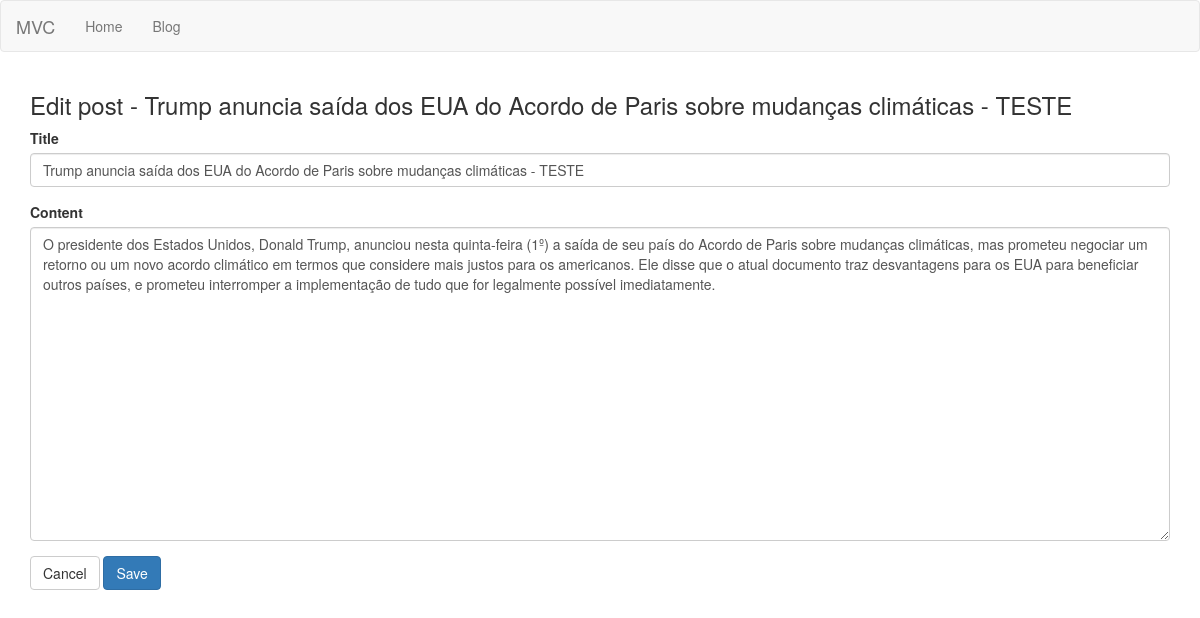
Before: /posts/4/edit with the older database file.
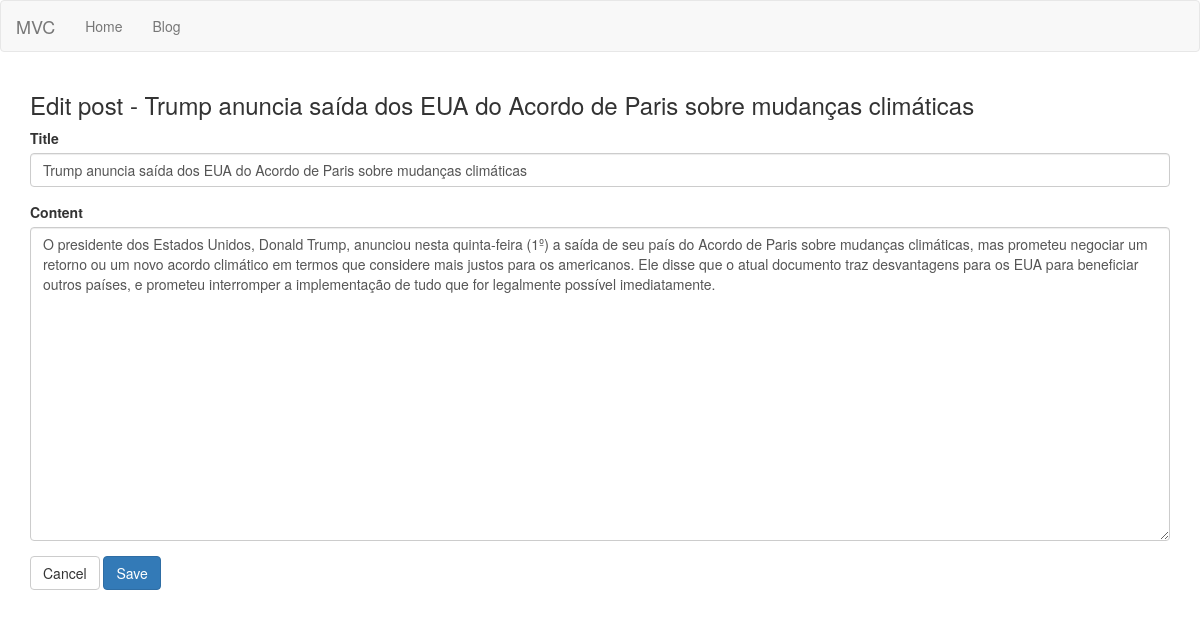
After: the same page with the newer database file.
### tables this page shows
CREATE TABLE posts (id INTEGER CONSTRAINT posts_index PRIMARY KEY ASC AUTOINCREMENT, title VARCHAR (255) NOT NULL, content TEXT NOT NULL);

### app/Controllers/PostsController.php (called while the page is built, shortened)
<?php
class PostsController extends BaseController
{
   private $post;
   public function __construct()
   {
      $this->post = Container::getModel("Post");
   }
   public function edit($id)
   {
      $this->view->post = $this->post->find($id);
      $this->renderView('posts/edit', 'layout');
   }
}

### core/bootstrap.php (called while the page is built, shortened)
<?php
$routes = require_once __DIR__ . "/../app/routes.php";
$route = new \Core\Route($routes);

### public/index.php (called while the page is built, shortened)
<?php
require_once __DIR__ . "/../core/bootstrap.php";

### core/BaseModel.php (called while the page is built, shortened)
<?php
abstract class BaseModel
{
   private $pdo;
   protected $table;
   public function __construct(PDO $pdo)
   {
      $this->pdo = $pdo;
   }
   public function find($id)
   {
      $query = "SELECT * FROM {$this->table} WHERE id = :id";
      $stmt = $this->pdo->prepare($query);
      $stmt->bindValue(":id", $id);
      $stmt->execute();
      $result = $stmt->fetch();
      return $result;
   }
}

### core/Database.php (called while the page is built, shortened)
<?php
class Database
{
	public static function getDatabase()
   {
	   $conf = require_once __DIR__ . "/../app/database.php";
		if($conf['driver']=='sqlite'){
			$sqlite = __DIR__  . "/../storage/database/" . $conf['sqlite']['host'];
			$sqlite = "sqlite:".$sqlite;
			try{
				 $pdo = new PDO($sqlite);
				 $pdo->setAttribute(PDO::ATTR_ERRMODE,PDO::ERRMODE_EXCEPTION);
				 $pdo->setAttribute(PDO::ATTR_DEFAULT_FETCH_MODE,PDO::FETCH_OBJ);
				 return $pdo;
			}
			catch (PDOException $e){
				echo $e->getMessage();
			}
		} else if ($conf['driver']=='mysql'){
		     $host = $config['mysql']['host'];
			  $db_name = $config['mysql']['db_name'];
			  $username = $config['mysql']['db_username'];
			  $password = $config['mysql']['db_password'];
			  $charset = $conf['mysql']['charset'];
			  $collation = $conf['mysql']['collation'];
			try{
				$pdo = new PDO("mysql:host=$host;dbname=$db_name;charset=$charset", $username, $password);
				print_r ($pdo);
				$pdo->setAttribute(PDO::ATTR_ERRMODE,PDO::ERRMODE_EXCEPTION);
				$pdo->setAttribute(PDO::MYSQL_ATTR_INIT_COMMAND, "SET NAMES '$charset' COLLATE '$collation'");
				$pdo->setAttribute(PDO::ATTR_DEFAULT_FETCH_MODE,PDO::FETCH_OBJ);
				return $pdo;
			}
			catch (PDOException $e){
				echo $e->getMessage();
			}
		}
   }
}

### core/Container.php (called while the page is built, shortened)
<?php
class Container
{
   public static function getModel($model)
   {
      return new $model(Database::getDatabase());
   }
}

### app/Views/posts/edit.phtml (the view)
<div class="container">
   <h3 class="h3"><?php echo $this->getPageTitle(); ?></h3>
   <form action="/posts/<?php echo $this->view->post->id; ?>/update" method="post" accept-charset="utf-8">
      <div class="form-group">
         <label for="title">Title</label>
         <input type="text" name="title" class="form-control" value="<?php echo $this->view->post->title; ?>">
      </div>
      <div class="form-group">
         <label for="content">Content</label>
         <textarea name="content" class="form-control" rows="15"><?php echo $this->view->post->content; ?></textarea>
      </div>
      <a href="/posts" class="btn btn-default">Cancel</a>
      <button type="submit" class="btn btn-primary">Save</button>
   </form>
</div>

### core/BaseController.php (shortened to what this page needs)
<?php
class BaseController
{
   private $viewPath;
   private $layoutPath;
   private $title = null;
   public function __construct()
   {
      $this->view = new \stdClass;
   }
   protected function renderView($viewPath, $layoutPath = null)
   {
      $this->viewPath = $viewPath;
      $this->layoutPath = $layoutPath;
      if($layoutPath){
         $this->setLayout();
      } else {
         $this->content();
      }
   }
   protected function content()
   {
      $path = __DIR__ . "/../app/Views/{$this->viewPath}.phtml";
      if(file_exists( __DIR__ . "/../app/Views/{$this->viewPath}.phtml")){
         require_once __DIR__ . "/../app/Views/{$this->viewPath}.phtml";
      } else {
         echo "Error: View path not found! <br/>$path";
      }
   }
   protected function setLayout()
   {
      $path = __DIR__ . "/../app/Views/{$this->layoutPath}.phtml";
      if(file_exists( __DIR__ . "/../app/Views/{$this->layoutPath}.phtml")){
         require_once __DIR__ . "/../app/Views/{$this->layoutPath}.phtml";
      } else {
         echo "Error: Layout path not found!<br/>$path";
      }
   }
   protected function setPageTitle($title)
   {
      $this->title = $title;
   }
   protected function getPageTitle($separator=null)
   {
      if($separator){
         echo $this->title . " " . $separator . " ";
      } else {
          echo $this->title;
      }
   }
}

Changed rows visible on the page:
changed posts: title "Trump anuncia saída dos EUA do Acordo de Paris sobre mudanças climáticas - TESTE" → "Trump anuncia saída dos EUA do Acordo de Paris sobre mudanças climáticas"
Other visible differences:
$this->title: "Edit post - Trump anuncia saída dos EUA do Acordo de Paris sobre mudanças climáticas - TESTE" → "Edit post - Trump anuncia saída dos EUA do Acordo de Paris sobre mudanças climáticas"
